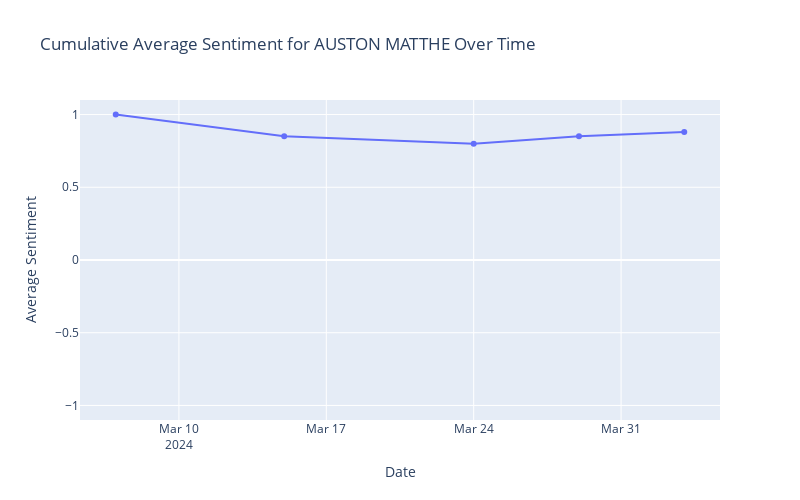

Notebook code for this chart:
### Code cell
matthews_df = df.query('mentioned_players == "Auston Matthews"').copy()
matthews_df['created_date'] = pd.to_datetime(matthews_df['created_date'])
matthews_df = matthews_df.sort_values('created_date')

daily_avg_sentiment = matthews_df.groupby('created_date')['sentiment_result'].mean().reset_index()
daily_avg_sentiment['cumulative_moving_avg'] = daily_avg_sentiment['sentiment_result'].expanding().mean()

fig = px.line(
    daily_avg_sentiment,
    x='created_date',
    y='cumulative_moving_avg',
    title='Cumulative Average Sentiment for AUSTON MATTHE Over Time'
)
fig.update_traces(mode='lines+markers')
fig.update_layout(xaxis_title='Date', yaxis_title='Average Sentiment', width=800, height=500)
fig.update_yaxes(range=[-1.1, 1.1])
fig.show()

### Figure 1 — Plotly figure (JSON) as saved in the notebook; plotly's stock layout.template omitted (floating-point values rounded to 4 significant figures)
{"data": [{"hovertemplate": "created_date=%{x}<br>cumulative_moving_avg=%{y}<extra></extra>", "legendgroup": "", "line": {"color": "#636efa", "dash": "solid"}, "marker": {"symbol": "circle"}, "mode": "lines+markers", "name": "", "orientation": "v", "showlegend": false, "type": "scatter", "x": ["2024-03-07T00:00:00", "2024-03-15T00:00:00", "2024-03-24T00:00:00", "2024-03-29T00:00:00", "2024-04-03T00:00:00"], "xaxis": "x", "y": [1, 0.85, 0.8, 0.85, 0.88], "yaxis": "y"}], "layout": {"height": 500, "legend": {"tracegroupgap": 0}, "title": {"text": "Cumulative Average Sentiment for AUSTON MATTHE Over Time"}, "width": 800, "xaxis": {"anchor": "y", "domain": [0, 1], "title": {"text": "Date"}}, "yaxis": {"anchor": "x", "domain": [0, 1], "range": [-1.1, 1.1], "title": {"text": "Average Sentiment"}}}}
